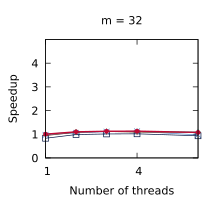

Write gnuplot code to recreate this figure.
set title "m = 32"
set terminal pdf size 2.2,2.0
set output "./results/Scans_n___4,194,304,_m___32.pdf"
set key off
set xrange [1:6]
set xtics (1, 4)
set xlabel "Number of threads"
set yrange [0:5]
set ytics (0, 1, 2, 3, 4)
set ylabel "Speedup"
plot './results/Scans_n___4,194,304,_m___32.dat' using 1:2 title "Outer parallelism" pointsize 0.7 lw 1 pt 1 linecolor rgb "#24A793" with linespoints, \
  './results/Scans_n___4,194,304,_m___32.dat' using 1:3 title "Inner parallelism" pointsize 0.7 lw 1 pt 2 linecolor rgb "#5287C6" with linespoints, \
  './results/Scans_n___4,194,304,_m___32.dat' using 1:4 title "OpenMP" pointsize 0.7 lw 1 pt 4 linecolor rgb "#001240" with linespoints, \
  './results/Scans_n___4,194,304,_m___32.dat' using 1:5 title "Multi-atomics" pointsize 0.7 lw 1 pt 1 linecolor rgb "#6E3B23" with linespoints, \
  './results/Scans_n___4,194,304,_m___32.dat' using 1:6 title "Work assisting" pointsize 0.4 lw 2 pt 7 linecolor rgb "#C00A35" with linespoints
